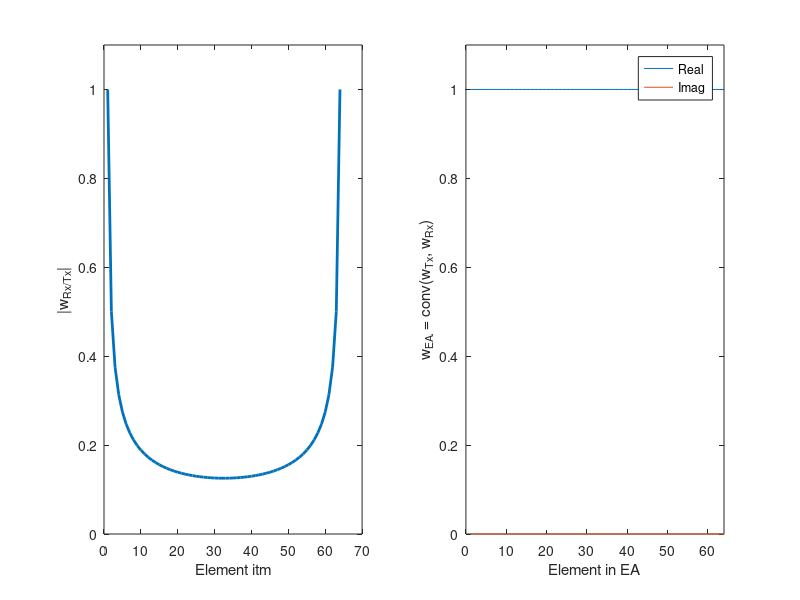

The MATLAB script that drew this image:
% Example code showing the implementation of Eq.(10)

M = 64; % elements in array


Delta = exp(1j*pi/(2*M-1)); % phase term in Eq.(10)
w = zeros(1,M);
w(1) = 1; 
for N = 2:(M/2)
    S = 0; % initialize sum
    for ind = 2:N-1
        S = S + w(ind)*w(N+1-ind)*Delta^(N+1 - 2*ind);
    end
    w(N) = (1 - S)/(w(1)*(Delta^(N-1) + Delta^(-N+1)));
end
w(M/2+1:M) = flip(w(1:M/2)); % flip when half due to symmetry

ph = exp(1j*(0:M-1)*pi/(2*M-1)); % steering phase
w_R = w.*ph;
w_T = w.*conj(ph);


subplot(1,2,1)
plot(abs(w), 'LineWidth',2);
xlabel("Element \itm")
ylabel("|w_{Rx/Tx}|")
ylim([0, 1.1*max(abs(w))])

subplot(1,2,2)
w_EA_recombined = conv(w_R,w_T);
plot(real(w_EA_recombined),'DisplayName','Real'); hold on
plot(imag(w_EA_recombined),'DisplayName','Imag')
ylim([0, 1.1*max( real(w_EA_recombined))])
xlim([0,M])
xlabel("Element in EA")
ylabel("w_{EA} = conv(w_{Tx}, w_{Rx})")
legend